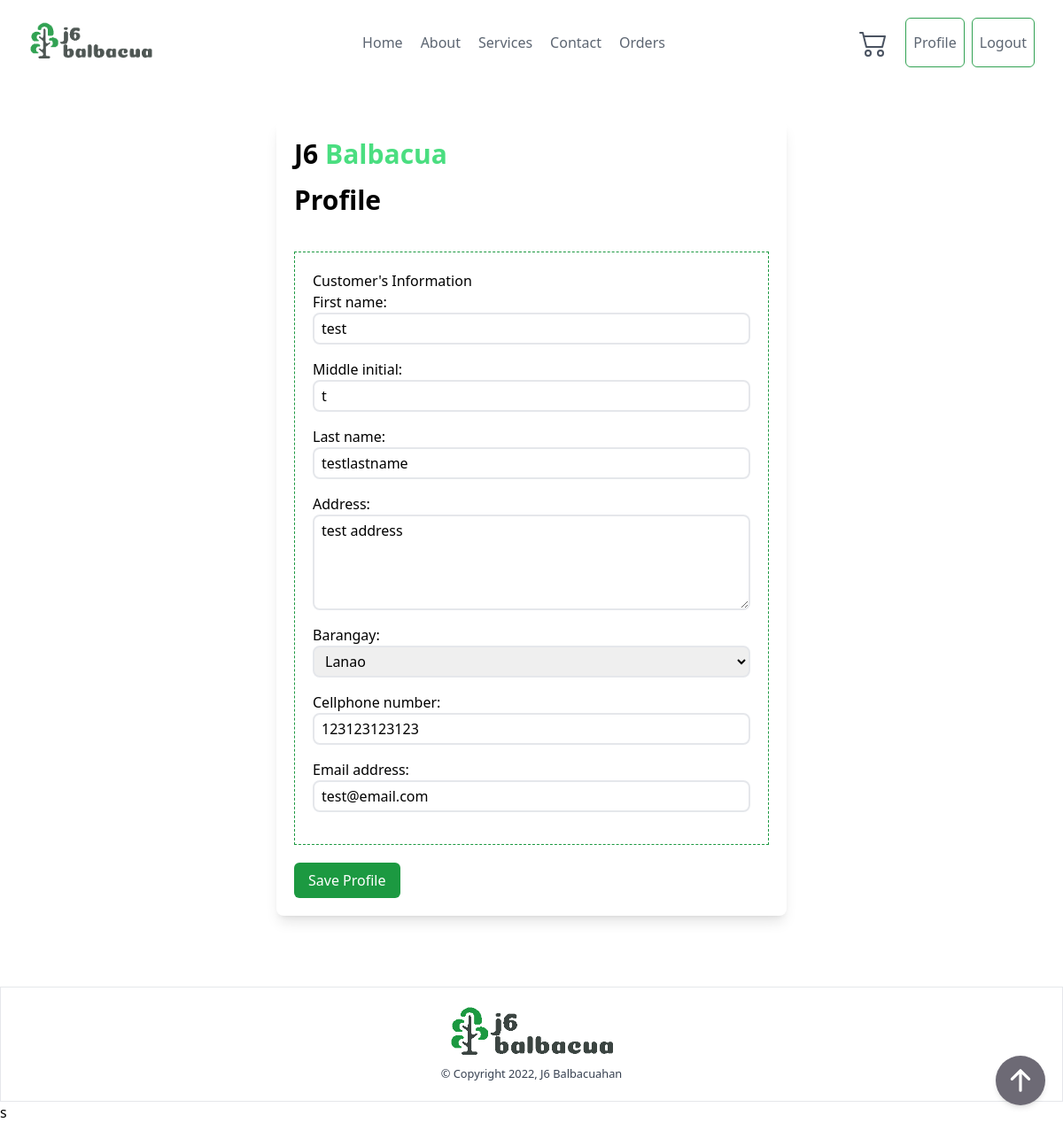
The app's page /profile/edit (signed in) with its own data.
### ordering/models.py (models this page shows, shortened)
class Profile(models.Model):
    user = models.OneToOneField(User, related_name='user', on_delete=models.CASCADE)
    first_name = models.CharField(max_length=255, blank=True, null=True)
    last_name = models.CharField(max_length=255, blank=True, null=True)
    middle_initial = models.CharField(max_length=1, blank=True, null=True)
    address = models.TextField(max_length=2225, blank=True, null=True)
    barangay = models.ForeignKey(Barangay, related_name="barangay", on_delete=models.CASCADE)
    cellphone_number = models.IntegerField(blank=True, null=True)
    email_address = models.EmailField(blank=True, null=True)

### ordering/views.py (the view, shortened to what this page needs)
# urls.py: path('profile/edit', views.ProfileEditView.as_view(), name='profile-edit'),
class ProfileEditView(LoginRequiredMixin, View):
    def get(self, request):
        user = User.objects.get(pk=request.user.pk)
        instance = Profile.objects.get(user=user)
        form = ProfileForm(instance=instance)
        if 'cart' in self.request.session:
            cart = self.request.session['cart']
        else:
            cart = []
        context = {
            'form': form,
            'cart': len(cart)
        }
        return render(request, 'profile_edit.html', context)

### ordering/models.py (called while the page is built)
    def __str__(self):
        return f"{self.name}"

### templates/profile_edit.html (shortened to what this page needs)
{% extends 'base.html' %}
{% block content %}
{% include 'components/header.html' %}
    <div class="container mx-auto py-10 mb-10">
        <div class="container mx-auto max-w-md bg-white shadow-lg rounded-lg md:max-w-xl">
            <div class="md:flex ">
                <div class="w-full p-4 px-5 py-5">
                    <div class="flex gap-2 flex-row mb-4">
                        <h2 class="text-3xl font-semibold">J6</h2>
                        <h2 class="text-3xl text-green-400 font-semibold">Balbacua</h2>
                    </div>
                    <div class="mb-10 text-3xl font-semibold">Profile</div>
                    <div class="border border-j6primary border-dashed p-5">
                        <h3>Customer's Information</h3>
                        <form action="{% url 'profile-edit' %}" method="POST" hx-boost="true">
                            {{form}}
                    </div>
                    <div class="mt-5">
                            <button
                            class="px-4 py-2 text-white transition-colors duration-200 transform rounded-md bg-j6primary hover:bg-green-500 focus:outline-none focus:bg-green-500"
                            >
                            Save Profile
                            </button>
                    </div>
                </div>
            </div>
        </div>
    </div>
{% include 'components/footer.html' %}s
{% endblock content %}

### records on screen
Profile: first_name "test", middle_initial "t", last_name "testlastname", address "test address", barangay "Lanao", cellphone_number "123123123123", email_address "test@email.com"
